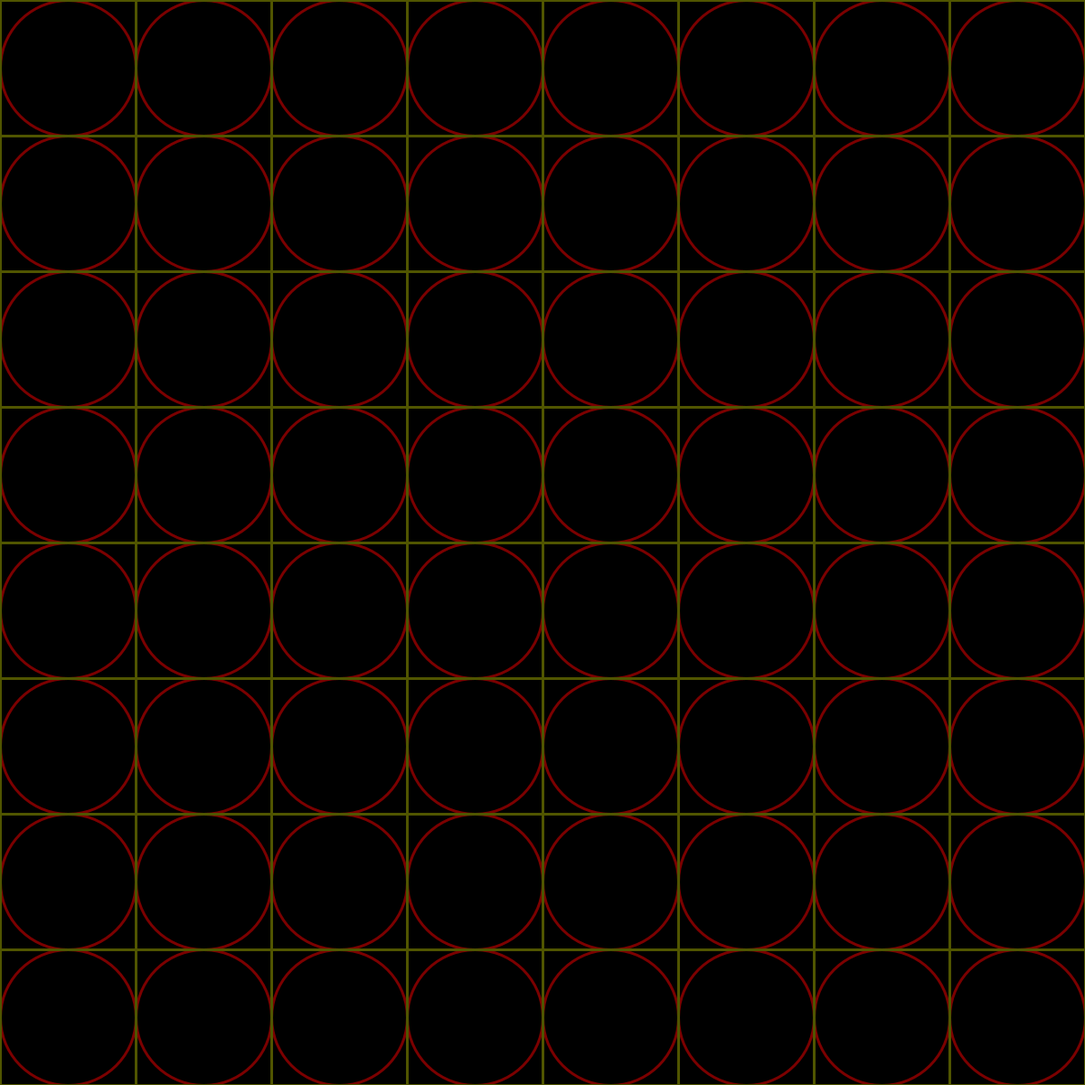
Frame 1 (no input)
Frame 60 (the mouse pressed at the canvas centre just before this capture): identical to frame 1, image omitted
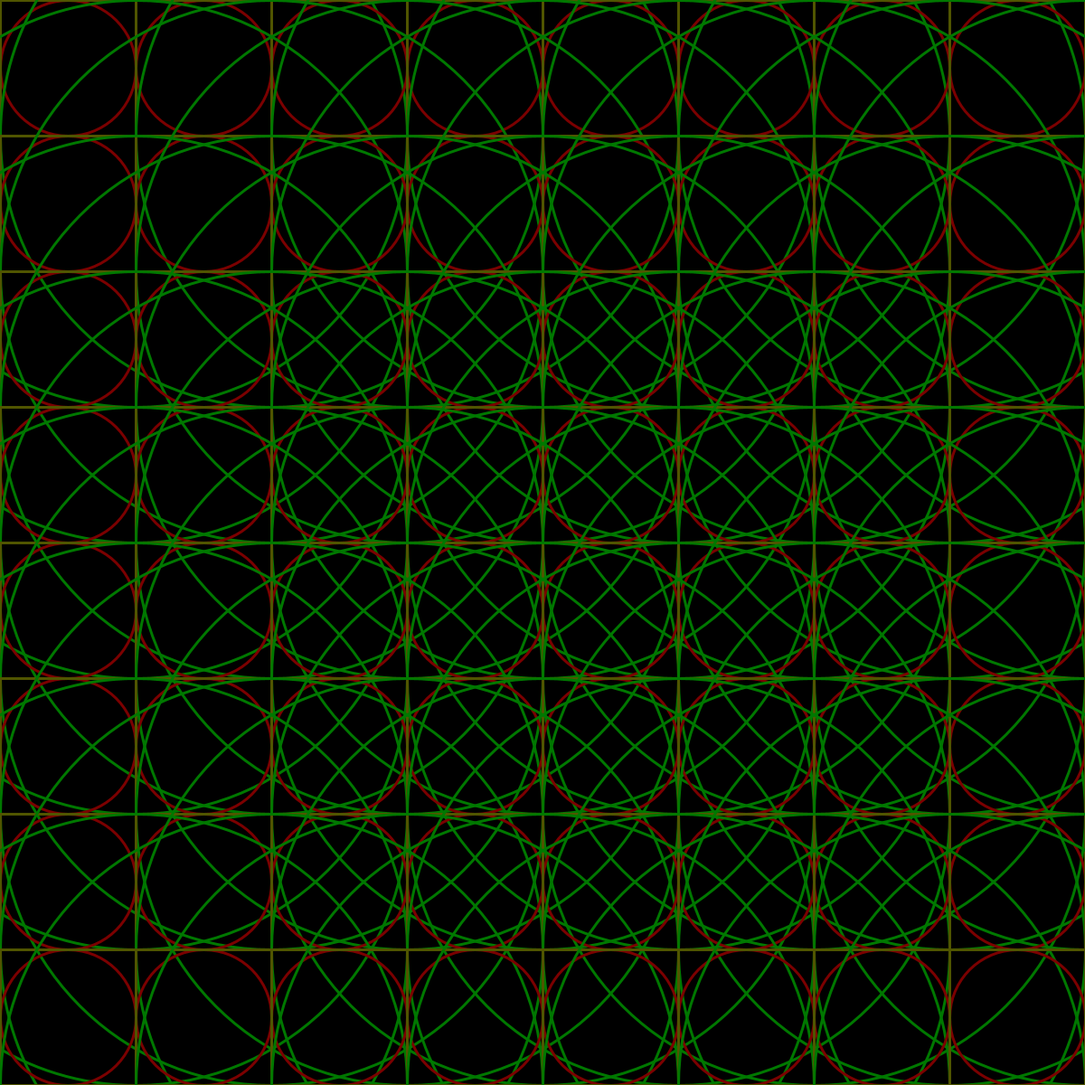
Frame 120 (the mouse held since frame 60 and released just before this capture)

The Processing sketch that drew these frames (run headless with seeded random() and noise(); from frame 60 on, the mouse is pressed at the canvas centre):

// Processing sketch: Islamic_Generative
// ── Islamic_Generative.pde
//Code written by Selcuk ARTUT
//Course material for VA345 Creative Coding @ Sabanci University 2017
//Based on Future Learn Creative Coding Tutorials www.futurelearn.com

int dEllipseB = 150; //big ellipse diameter equal to square size
int dEllipseS = 0; //small ellipse diameter
float xEllipseB, yEllipseB;
float xEllipseS, yEllipseS;

void setup() {
  size(1200, 1200);
}
void draw() {
  background(0);
  noFill();
  dEllipseS = mouseY; // change small ellipse diameter according to mouse'y pos
  for (int k = 0; k < 8; k++) {
    for (int i = 0; i < 8; i++) {
      strokeWeight(3);
      stroke(123,0,0); // reddish stroke
      xEllipseB = dEllipseB*0.5 + i * dEllipseB;
      yEllipseB = dEllipseB*0.5 + k * dEllipseB;
      ellipse(xEllipseB, yEllipseB , dEllipseB, dEllipseB);
      stroke(80,85,0); // rectangles in yellowish stroke
      rect(i * dEllipseB, k * dEllipseB, dEllipseB, dEllipseB); // same size as big circle
      stroke(0,120,0); // greenish stroke
      xEllipseS = dEllipseB + i * dEllipseB;
      yEllipseS = dEllipseB + k * dEllipseB;
      ellipse(xEllipseS, yEllipseS, dEllipseS, dEllipseS);
    }
  }
}
